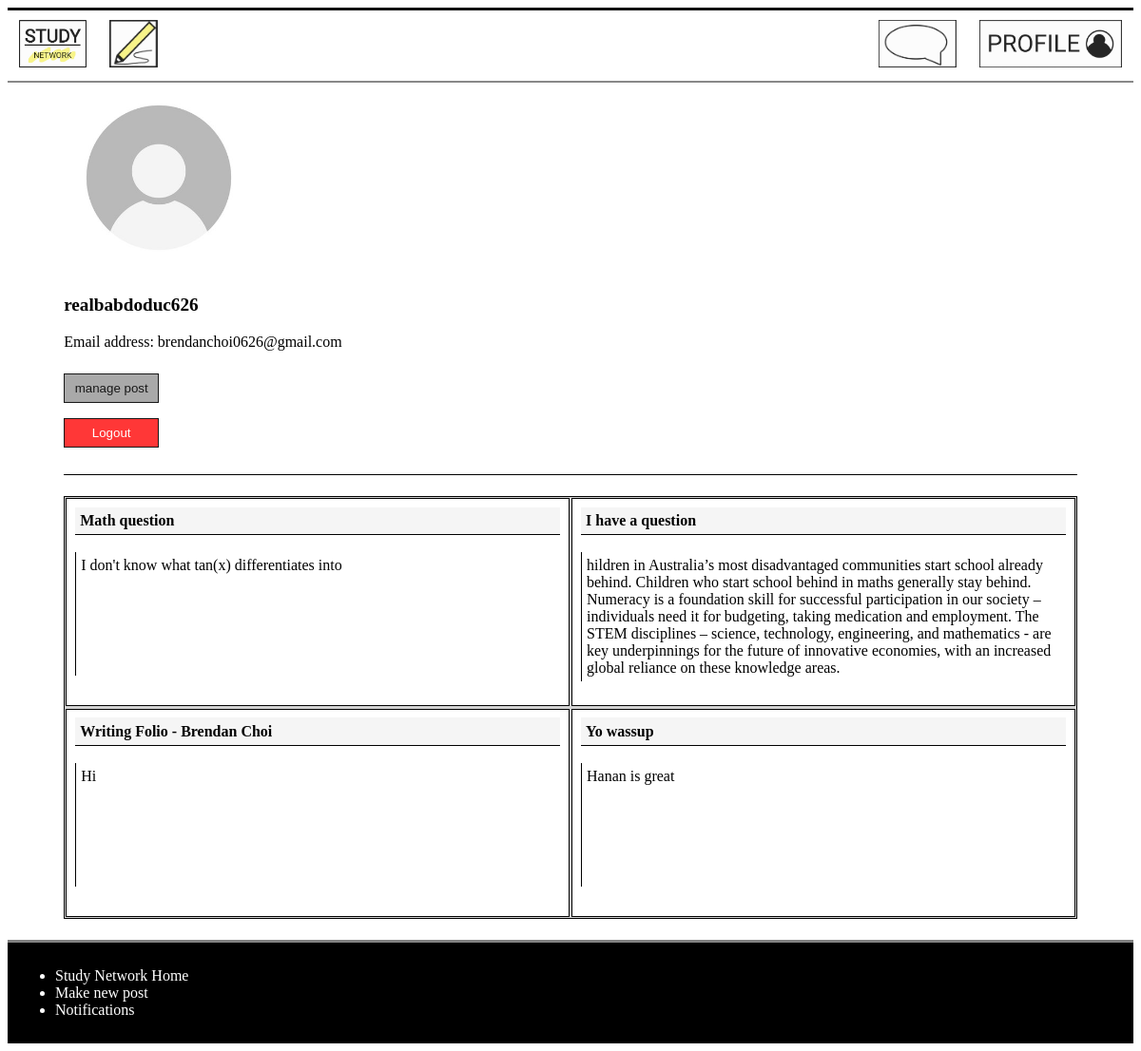
Before: /profile/6 (signed in) with the older database file.
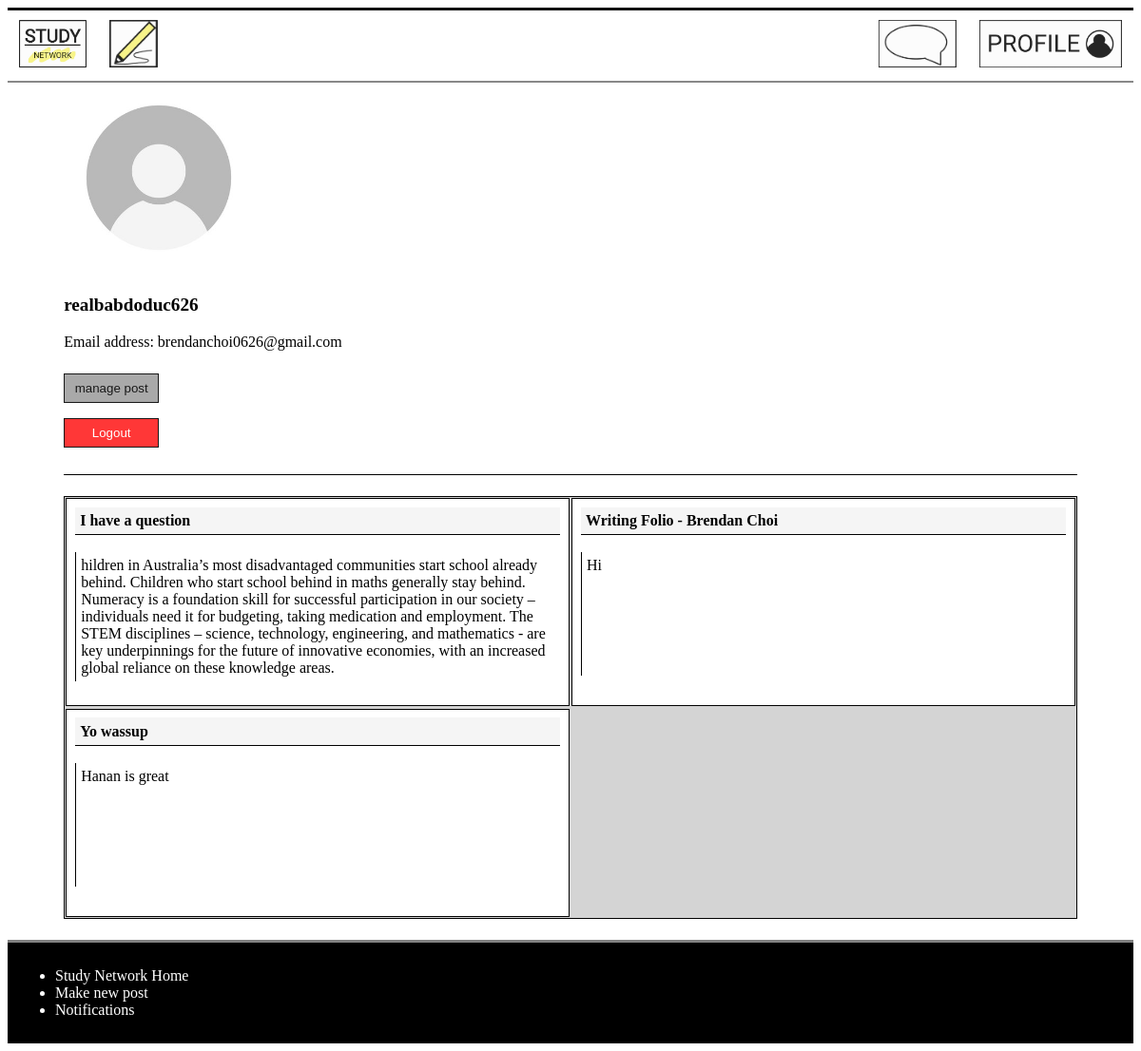
After: the same page with the newer database file.
### models.py (models this page shows)
class User(db.Model):
    __tablename__ = 'User'
    id = db.Column(db.Integer, primary_key=True)
    username = db.Column(db.Text)
    email = db.Column(db.Text)
    password = db.Column(db.Text)
    user_post = db.relationship('Post', back_populates='post_user')
    notifications_user = db.relationship('Notification', back_populates='users_notification')
    users = db.relationship('Comment', back_populates='post')

class Post(db.Model):
    __tablename__ = 'Post'
    id = db.Column(db.Integer, primary_key=True)
    title = db.Column(db.Text)
    discussion = db.Column(db.Text)
    date = db.Column(db.Integer)
    comments = db.Column(db.Integer)
    user_id = db.Column(db.Integer, db.ForeignKey('User.id'))
    post_user = db.relationship('User', back_populates='user_post')
    replies_post = db.relationship('Reply', secondary=PostReply, back_populates='posts_reply')
    categories_post = db.relationship('Category', secondary=PostCategory, back_populates='posts_category')
    notifications_post = db.relationship('Notification', back_populates='posts_notification')
    posts = db.relationship('Comment', back_populates='user')

### main.py (the view)
@app.route('/profile/<int:id>')
def profile(id):
    user_info = models.User.query.filter_by(id = id).first_or_404()
    post_info = models.Post.query.filter_by(user_id = id).order_by(desc(models.Post.id)).all()
    if g.logged_in_user:
        logged_in_user_info = models.User.query.filter_by(id = session["logged_in_user"]).first_or_404()
        return render_template('profile.html', user=user_info, post=post_info, loginuser=logged_in_user_info)
    else:
        return render_template('profile.html', user=user_info, post=post_info)

### main.py (called while the page is built)
@app.context_processor
def notification_processor():
    if  g.logged_in_user:
        num_notification = models.Notification.query.filter_by(user_id = session["logged_in_user"]).all()
        if len(num_notification) > 99:
            return dict(num_notification = "99..") #When the number of notification is too big, it just shows 99+.
        else:
            return dict(num_notification = len(num_notification))
    else:
        return dict(num_notification = "No one is logged in")

@app.before_request
def before_request():
    g.logged_in_user = None
    if 'logged_in_user' in session:
        g.logged_in_user = session['logged_in_user']

### templates/profile.html (shortened to what this page needs)
{% extends 'layout.html' %}
{% block content %}
<main>
<div class="personal_info">
<img src="/static/logo/sampleProfile.jpg" alt="profile pic" width="200px" height="200px">
<p class="username"><strong>{{ user.username }}</strong></p>
{% if g.logged_in_user == user.id %}
    <p>Email address: {{ user.email }}</p>
    <div class="manage_profile">
        <button onclick="manageProfile()">manage post</button>
    </div>
    <div class="logout">
        <button onclick="window.location = 'http://127.0.0.1:5000/logout'" type="submit">Logout</button>
    </div>
{% endif %}
</div>
<div class="profile" id="pro">
{% for each_post in post %}
    {% if g.logged_in_user %}
        <p><a href="/delete_post/{{each_post.id}}"><img id=manageProfile src="/static/logo/red X.jpg" alt="click to delete"></a>
            <a class="title" href="/comment/{{each_post.id}}"><strong>{{each_post.title}}</strong></a><br>
        <a class="discussion" href="/comment/{{each_post.id}}">{{each_post.discussion}}</a></p>
    {% else %}
        <p><a class="title" href="/signin"><strong>{{each_post.title}}</strong></a><br>
        <a class="discussion" href="/signin">{{each_post.discussion}}</a></p>
    {% endif %}
{% endfor %}
</div>
</main>
{% endblock %}

### templates/layout.html (shortened to what this page needs)
<!DOCTYPE html>
<html lang="en">
    <head>
        <link rel="stylesheet" href="/static/css/style.css">
    </head>
    <body>
        {% include 'nav.html' %}
        {% block content %}{% endblock %}
        {% include 'footer.html' %}
    </body>
</html>

### templates/nav.html
<nav>
<ul>
    <div class="size_adjust_div">
    <li><a href="/"><img src="/static/logo/Study_network - Copy.jpg" alt="Study Network Home"></a></li>
    {% if g.logged_in_user %}
        <li style = "float:right"><a class="logged_in" href="/profile/{{g.logged_in_user}}"><img src="/static//logo/KakaoTalk_20210802_114208981.jpg" alt="profile"></a></li>
        <li><a href="/post"><img src="/static/logo/KakaoTalk_20210729_123828148_01.jpg" alt="Post"></a></li>
        {% if num_notification != 0 %}
            <li style = "float:right" class="notification"><a href="/notification"><span><img src="/static/logo/notification.jpg" alt="notification"></span><span class="badge"> {{num_notification}} </span></a></li>
        {% else %}
            <li style = "float:right" class="notification"><a href="/notification"><span><img src="/static/logo/notification.jpg" alt="notification"></a></li>
        {% endif %}
    {% else %}
        <li style = "float:right"></listyle><a class="logged_in" href="/signin"><img src="/static/logo/KakaoTalk_20210802_113545184.jpg" alt="sign in"></a></li>
    {% endif %}
    </div>
</ul>
</nav>

### templates/footer.html
<footer>
    <ul>
        <div class="size_adjust_div">
        <li><a href="/">Study Network Home</a></li>
        <li><a href="/post">Make new post</a></li>
        <li><a href="/notification">Notifications</a></li>
        </div>
    </ul>
</footer>

### static/css/style.css (style rules this page uses)
a { text-decoration: none; color: #111; }
body main { display: block; max-width: 90%; margin-left: 5%; }
nav ul { list-style-type: none; margin: 0; padding: 0; overflow: hidden; background-color: white; border-bottom: 2px solid #888; border-top: 3px solid #111; width: 100%; }
nav li:not(.logged_in) { float: left; }
nav li a { display: block; color: black; text-align: center; padding: 10px 12px; text-decoration: none; }
nav li a img { width: 100%; height: 50px; }
nav .notification { position: relative; }
footer { list-style-type: none; margin: 0; padding: 10px; overflow: hidden; background-color: black; border-top: 3px solid grey; }
footer ul li { color: white; }
footer ul li a { color: white; }
.title { grid-column: 1; grid-row: 1; margin-right: 2%; border-bottom: rgb(160, 160, 160) solid 3px; }
.discussion { grid-row:2; grid-column: 1; min-height: 100px; margin-right: 2%; padding-left: 1%; padding-top:1%; border-left: rgb(252, 229, 128) solid 3px; }
.profile { display: grid; grid-template-columns: 100%; overflow:auto; grid-row: black; border: 1px solid black; background-color: rgb(212, 212, 212); margin: 2% 0; }
.profile p { height: 200px; padding: 1.6666666666%; border: 1px solid black; overflow:scroll; margin: 0.2%; background-color: white; }
.profile p .title { display: block; background-color: whitesmoke; width: 98%; height: auto; margin:0; padding: 1%; color: black; border-bottom: 1px solid black; }
.profile p .discussion { display: block; padding: 1%; width: 98%; height: auto; color: black; min-height: 120px; border-left: 1px black solid; }
.personal_info { border-bottom: 1px solid black; padding-bottom: 20px; }
.username { font-size: larger; }
.logout button { color: white; background-color: rgb(255, 34, 34); width: 100px; height: auto; border: 1px solid black; cursor: pointer; padding: 7px 10px; margin: 8px 0; opacity: 0.9; }
.manage_profile button { color: black; background-color: rgb(160, 160, 160); width: 100px; height: auto; border: 1px solid black; cursor: pointer; padding: 7px 10px; margin: 8px 0; opacity: 0.9; }
@media screen and (min-width: 600px) { .profile { grid-template-columns: 50% 50% } }

Changed rows visible on the page:
removed Post: title "Math question", discussion "I don't know what tan(x) differentiates into"
